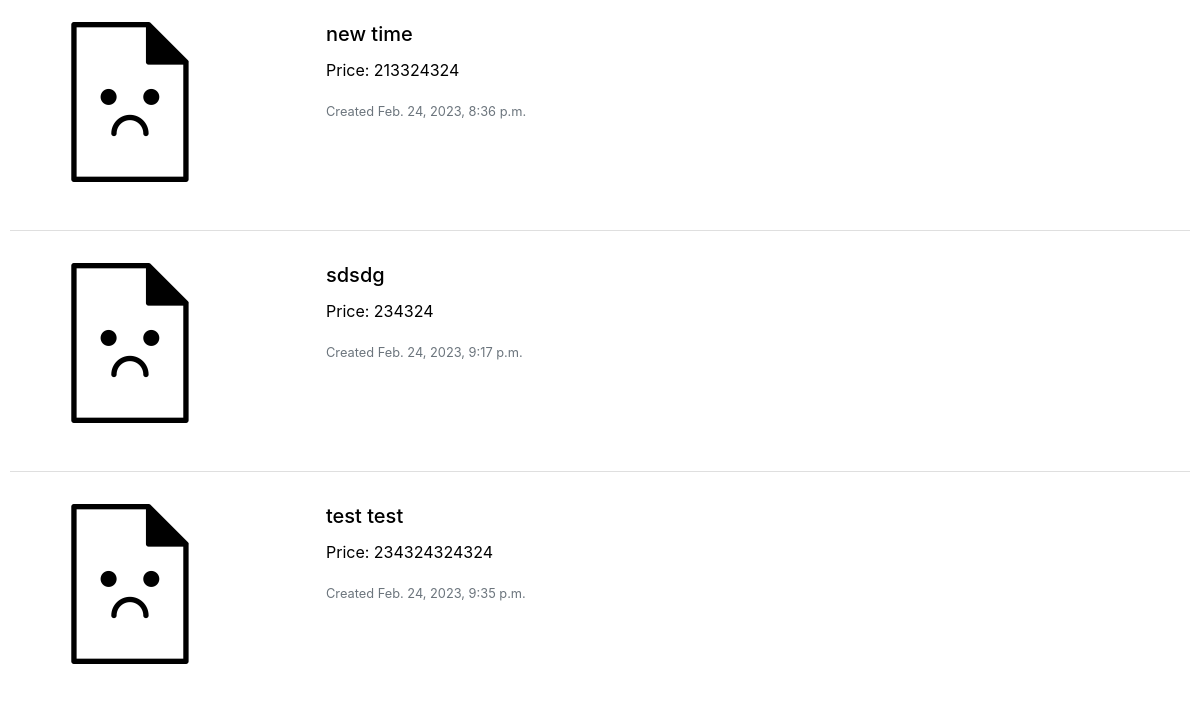
/ (lower part), run on an earlier commit of the app's database.
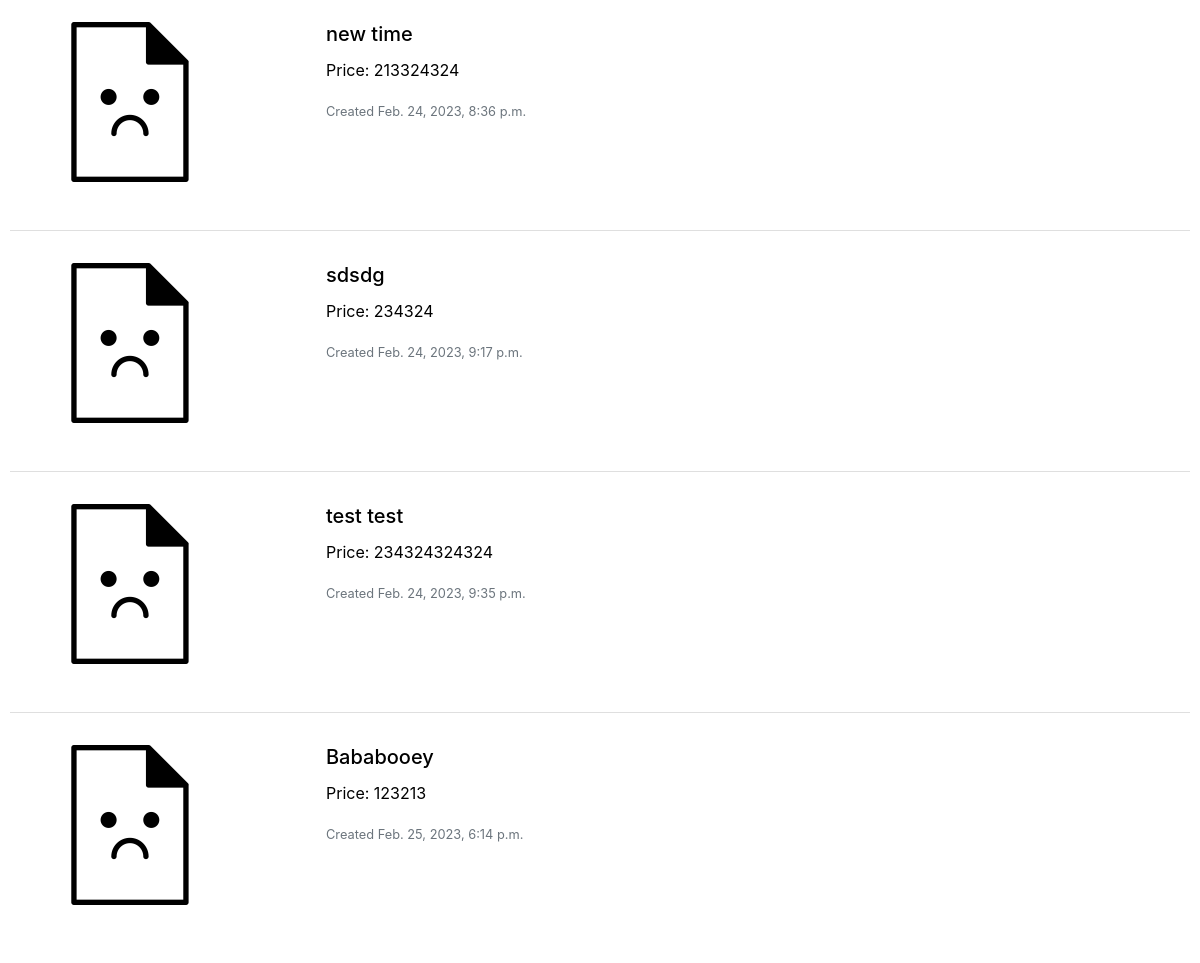
And on a later commit of the database.
### auctions/models.py (models this page shows)
class Listing(models.Model):
    listing_name = models.CharField(primary_key=True, max_length=64)
    listing_desc = models.CharField(max_length=256)
    starting_bid = models.IntegerField()
    current_bid = models.ForeignKey(Bid, on_delete=models.CASCADE, null=True, blank=True)
    creator = models.ForeignKey(User, on_delete=models.CASCADE)
    post_date = models.DateTimeField(default=now, editable=False)
    picture = models.ImageField(blank=True, null=True, upload_to="images/")

### auctions/views.py (the view)
# urls.py: path("", views.index, name="index"),
def index(request):
    listings = Listing.objects.all()
    return render(request, "auctions/index.html", {
        'listings': listings,
    })

### auctions/templates/auctions/index.html (shortened to what this page needs)
{% extends "auctions/layout.html" %}
{% block body %}
    {% if listings %}
    <ul class="list-group list-group-flush">
        {% for listing in listings %}
        <li class="list-group-item">
            <a href="{% url 'details' listing.listing_name %}" class="listing_url">
                <div class="card mb-3" style="max-width: 70%; border: none;">
                    <div class="row g-0">
                      <div class="col-md-4">
                        {% if listing.picture %}
                        <img src="{{ listing.picture.url }}" class="img-fluid rounded-start" alt="{{ listing.listing_name }}">
                        {% endif %}
                      </div>
                      <div class="col-md-8">
                        <div class="card-body">
                          <h5 class="card-title">{{ listing.listing_name }}</h5>
                          <p class="card-text">Price: {{ listing.starting_bid }}</p>
                          <p class="card-text"><small class="text-muted">Created {{ listing.post_date }}</small></p>
                        </div>
                      </div>
                    </div>
                  </div>
            </a>
        </li>
        {% endfor %}
    </ul>
    {% else %}
    <h1>No listings</h1>
    {% endif %}
    {% endblock %}

### auctions/templates/auctions/layout.html (shortened to what this page needs)
{% load static %}
<!DOCTYPE html>
<html lang="en">
<head>
    <link rel="stylesheet" href="https://stackpath.bootstrapcdn.com/bootstrap/4.4.1/css/bootstrap.min.css"
>
    <link href="{% static '/auctions/styles.css' %}" rel="stylesheet" type="text/css">
</head>
<body>
    {% block body %}
    {% endblock %}
</body>
</html>

### auctions/static/auctions/styles.css (style rules this page uses)
body { padding: 10px; }
.listing_url { color: black; }
.listing_url:link, .listing_url:visited, .listing_url:hover, .listing_url:active { text-decoration: none; background-color: aliceblue; }

What changed in the data, as far as the page shows it:
added Listing: picture (placeholder picture), listing_name "Bababooey", starting_bid "123213", post_date "Feb. 25, 2023, 6:14 p.m."
